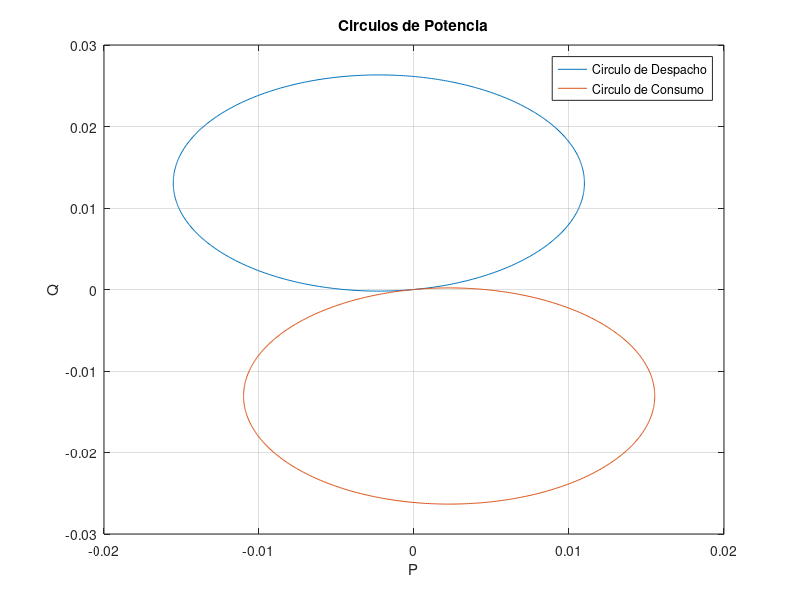

Here is the MATLAB script that generated this plot:
%-------------------------------------------%
% Comportamiento del flujo de potencia a    %
% través de una línea de transmisión.       %
%                                           %
% Realizado por: Alex Andrade               %
% Versión: 1.0                              %
% Fecha: 10/05/2022
%-------------------------------------------%

F=60;
wb = 2*pi*F;

R = input("Resistencia por unidad de logintud r = ");
I = input("Inductancia por unidad de logitud l = ");
C = input("Capacitancia por unidad de logitud c = ");
L = input("Longitud de la linea = ");
V1 = input("Mag. del voltaje del lado de despacho = ");
Vf1 = input("Fase del voltaje del lado de despacho = ");
V2 = input("Mag. del voltaje del lado de recepcion = ");
Vf2 = input("Fase del voltaje del lado de recepcion = ");

Z = R + 1j*wb*L; % Impedancia de la linea
Vf1 = Vf1*pi/180; %Conversion de Deg a Rad
Vf2 = Vf2*pi/180;

V1=V1.*cos(Vf1) + 1j*V1.*sin(Vf1);
V2=V2.*cos(Vf2) + 1j*V2.*sin(Vf2);

Vf12 = Vf1 - Vf2; % Angulo de potencia

Z_a = abs(Z);
Z_theta = angle(Z);

C1_1 = V1^2/Z_a;
C2_2 = V2^2/Z_a;
B_a = V1*V2/Z_a;

C1 = C1_1.*cos(Z_theta) + 1j*C1_1.*sin(Z_theta);
C2 = C2_2.*cos(Z_theta) + 1j*C2_2.*sin(Z_theta);
B = B_a.*cos(Z_theta) + 1j*B_a.*sin(Z_theta);

theta12 = 0:0.01:2*pi;
S12 = C1 - B.*exp(1j*theta12); %Potencia despachada
S21 = -C2 + B.*exp(-1j*theta12); %Potencia consumida

S12_p = C1 - B.*exp(1j*Vf12); %Potencia despachada para theta12
S21_p = C2 + B.*exp(-1j*Vf12); %Potencia consumida para theta12

P1 = real(S12_p); %Mag. de potencia despachada
P2 = real(S21_p); %Mag. de potencia consumida

figure;
plot(real(S12),imag(S12));
hold on
plot(real(S21),imag(S21));
hold on
title('Circulos de Potencia');
xlabel('P');
ylabel('Q');
legend('Circulo de Despacho','Circulo de Consumo');
grid on;

disp ('La Potencia despachada es: ');
P1
disp('La Potencia recibida es:');
P2
disp('El máximo ángulo de potencia es:');
disp(Z_theta)